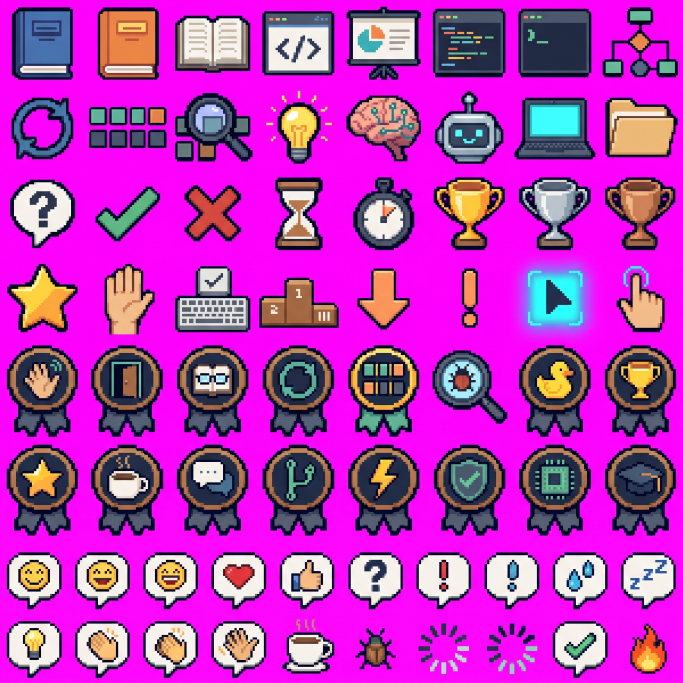
#> input picture assets/ui/items_all_in_one.jpg, 2048 x 2048 px (shown at 1/3 size)
$ python process_items.py
#> lines starting #> are read from the running program, lines starting #| are printed output that depends on the picture; after the words box and inside, x2 and y2 are one past the last pixel; in counts of white or black regions, pixels touching at a corner belong together
"""Sheet ikon/lencana/emote (assets/ui/items_all_in_one.jpg) -> sprite transparan satuan.

Latar magenta (JPEG berisik) dibuang; sprite dipisah per komponen (dilasi 10 px agar bagian yang terpisah,
mis. garis spinner, tetap satu sprite); diurutkan baris demi baris. 1 piksel seni ~ 7 px sumber.
Hasil: export/ui/items/{sprites_hd,sprites}/NN_nama.png + atlas.json
  sprites_hd : potongan resolusi penuh (untuk UI HTML/CSS; perbesar tajam dengan image-rendering: pixelated)
  sprites    : diperkecil 7x (resolusi seni asli, ± 24-40 px) untuk dipakai di dalam game
"""
import json
from pathlib import Path

import numpy as np
from PIL import Image
from scipy import ndimage as ndi

ROOT = Path(__file__).resolve().parents[1]
SRC = ROOT / "assets" / "ui" / "items_all_in_one.jpg"
OUT = ROOT / "export" / "ui" / "items"
PX = 7

NAMES = (
    "buku_biru buku_oranye buku_terbuka jendela_kode presentasi editor_kode terminal diagram_alir "
    "ulang kisi_tabel kaca_pembesar_tabel bohlam otak_sirkuit robot laptop folder "
    "tanya centang silang jam_pasir stopwatch piala_emas piala_perak piala_perunggu "
    "bintang tangan_angkat papan_ketik_centang podium panah_bawah seru kursor_sorot jari_sentuh "
    "lencana_salam lencana_pintu lencana_buku lencana_ulang lencana_tabel lencana_bug lencana_bebek lencana_piala "
    "lencana_bintang lencana_kopi lencana_obrolan lencana_cabang lencana_petir lencana_perisai lencana_cip lencana_toga "
    "emote_senyum emote_tawa emote_ceria emote_hati emote_jempol emote_tanya emote_seru emote_info emote_keringat emote_tidur "
    "emote_ide emote_tepuk emote_tepuk_2 emote_lambai kopi bug spinner_a spinner_b emote_centang api"
).split()

a = np.array(Image.open(SRC).convert("RGB")).astype(int)
r, g, b = a[..., 0], a[..., 1], a[..., 2]
magenta = (r > 150) & (b > 150) & (g < 120) & (np.abs(r - b) < 70)
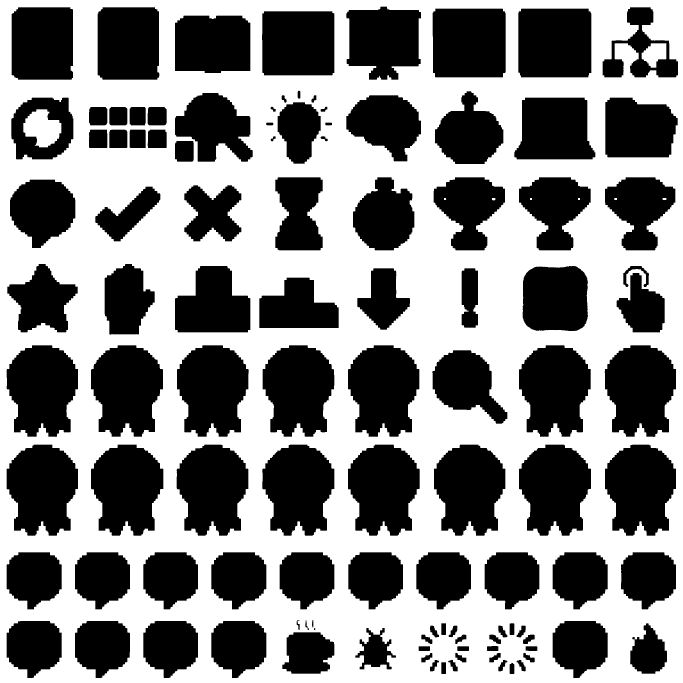
#> magenta: shape (2048, 2048) bool (shown at 1/3 size); 52.1% white; 112 black regions, largest, box (x1, y1, x2, y2) and area: (531, 1036, 746, 1310) 45647, (1814, 1036, 2028, 1311) 45566, (1044, 1036, 1258, 1310) 45560
alpha = ndi.binary_opening(~magenta, iterations=2)
#> alpha: shape (2048, 2048) bool; 47.7% white; 112 white regions, largest, box (x1, y1, x2, y2) and area: (531, 1036, 746, 1310) 45535, (1814, 1036, 2028, 1311) 45457, (1044, 1036, 1258, 1310) 45446
alpha = ndi.binary_erosion(alpha, iterations=2)                 # buang tepi merah muda sisa kompresi JPEG
#> alpha: shape (2048, 2048) bool; 45.1% white; 112 white regions (3 under 20 px), largest, box (x1, y1, x2, y2) and area: (533, 1038, 744, 1308) 43599, (1816, 1038, 2026, 1309) 43513, (1046, 1038, 1256, 1308) 43490
rgba = np.dstack([a.astype(np.uint8), (alpha * 255).astype(np.uint8)])

lab, n = ndi.label(ndi.binary_dilation(alpha, iterations=10))
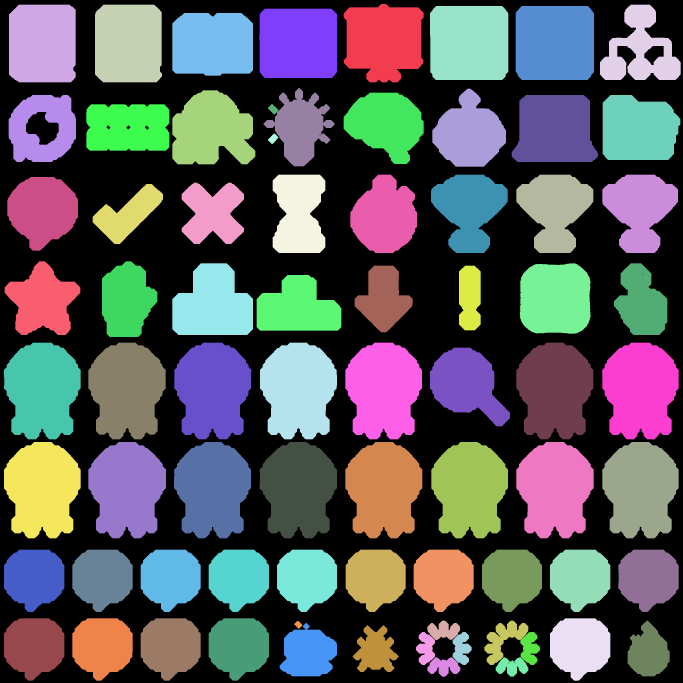
#> lab: shape (2048, 2048) int32 (shown at 1/3 size); 77 distinct labels, from 0 to 76; one colour per label, 0 black
#> n = 76
items = []
for i, sl in enumerate(ndi.find_objects(lab), 1):
    m = (lab[sl] == i) & alpha[sl]
    ys, xs = np.where(m)
    if len(ys) < 300:
        continue
    y0, y1, x0, x1 = sl[0].start + ys.min(), sl[0].start + ys.max() + 1, sl[1].start + xs.min(), sl[1].start + xs.max() + 1
    items.append({"x0": x0, "y0": y0, "x1": x1, "y1": y1, "cy": (y0 + y1) / 2, "cx": (x0 + x1) / 2, "id": i})
#> this loop made 76 passes
#> (y0, y1, x0, x1) on passes 1 to 12: (22, 237, 1041, 1261), (24, 237, 37, 217), (24, 237, 295, 476), (24, 230, 1810, 2032), (28, 230, 1300, 1515), (28, 230, 1557, 1772), (36, 224, 788, 1001), (49, 217, 527, 749), (274, 489, 800, 994), (276, 490, 1307, 1508), (281, 483, 527, 756), (288, 482, 1041, 1261)
#> pass 1, `m = (lab[sl] == i) & alpha[sl]`:
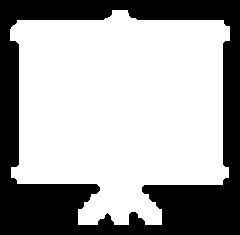
#> m: shape (235, 240) bool; 65.1% white; 1 black region, box (x1, y1, x2, y2) and area: (0, 0, 240, 235) 19701
#> after the loop:
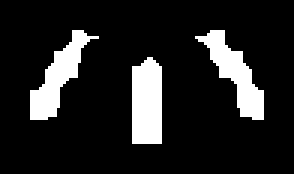
#> m: shape (58, 98) bool (shown 3 times larger); 13.7% white; 3 white regions, box (x1, y1, x2, y2) and area: (44, 19, 54, 48) 272, (65, 10, 88, 40) 255, (10, 10, 33, 40) 252
#> after the loop, items = 73 items

items.sort(key=lambda t: t["cy"])
rows, cur = [], [items[0]]                                     # kelompokkan per baris menurut gap tengah-y
#> rows = []
for t in items[1:]:
    if t["cy"] - np.mean([u["cy"] for u in cur]) > 110:
        rows.append(cur)
        cur = [t]
    else:
        cur.append(t)
#> this loop made 72 passes
#> after the loop, cur = 15 items; rows = 7 items
rows.append(cur)


def merge_row(row, gap=25):
    """Gabungkan komponen dalam satu baris yang rentang x-nya tumpang tindih/berdekatan (mis. garis spinner, uap kopi)."""
#> called with gap = 25
    row = sorted(row, key=lambda t: t["x0"])
    groups = [[row[0]]]
    for t in row[1:]:
        if t["x0"] - max(u["x1"] for u in groups[-1]) <= gap:
            groups[-1].append(t)
        else:
            groups.append([t])
    out = []
    for gp in groups:
        out.append({"x0": min(u["x0"] for u in gp), "y0": min(u["y0"] for u in gp), "x1": max(u["x1"] for u in gp),
                    "y1": max(u["y1"] for u in gp), "ids": [u["id"] for u in gp],
                    "cx": (min(u["x0"] for u in gp) + max(u["x1"] for u in gp)) / 2})
    return out


ordered = [t for row in rows for t in merge_row(row)]
#> ordered = 68 items
print("baris:", [len(r_) for r_ in rows], "total", len(ordered), "nama", len(NAMES))
#| baris: [8, 8, 8, 8, 8, 8, 10, 15] total 68 nama 68
if len(ordered) != len(NAMES):
    raise SystemExit("jumlah sprite tidak sama dengan daftar nama; periksa pemisahan")

for d in ("sprites_hd", "sprites"):
    (OUT / d).mkdir(parents=True, exist_ok=True)
    for f in (OUT / d).glob("*.png"):
        f.unlink()
atlas = []
for k, (t, nm) in enumerate(zip(ordered, NAMES), 1):
    sub = np.zeros_like(rgba[t["y0"]:t["y1"], t["x0"]:t["x1"]])
    mask = np.isin(lab[t["y0"]:t["y1"], t["x0"]:t["x1"]], t["ids"])
    sub[mask] = rgba[t["y0"]:t["y1"], t["x0"]:t["x1"]][mask]
    im = Image.fromarray(sub)
    im.save(OUT / "sprites_hd" / f"{k:02d}_{nm}.png")
    small = im.resize((max(1, round(im.width / PX)), max(1, round(im.height / PX))), Image.NEAREST)
    small.save(OUT / "sprites" / f"{k:02d}_{nm}.png")
    atlas.append({"id": k, "nama": nm, "x": int(t["x0"]), "y": int(t["y0"]), "w": im.width, "h": im.height,
                  "w1x": small.width, "h1x": small.height})
#> this loop made 68 passes
#> nm on passes 1 to 12: 'buku_biru', 'buku_oranye', 'buku_terbuka', 'jendela_kode', 'presentasi', 'editor_kode', 'terminal', 'diagram_alir', 'ulang', 'kisi_tabel', 'kaca_pembesar_tabel', 'bohlam'
#> pass 1, `mask = np.isin(lab[t["y0"]:t["y1"], t["x0"]:t["x1"]], t["ids"])`:
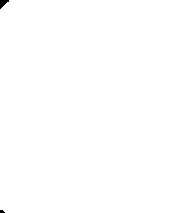
#> mask: shape (213, 180) bool; 99.8% white; 2 black regions (1 under 20 px), largest, box (x1, y1, x2, y2) and area: (0, 0, 9, 9) 46
#> pass 1, `small = im.resize((max(1, round(im.width / PX)), max(1, round(im.heigh..`:
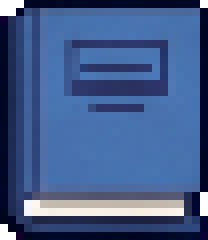
#> small: PIL image 26x30 RGBA (shown 8 times larger); mean R, G, B, A 65.1, 88.2, 137.9, 251.1; transparent parts drawn white
#> after the loop:
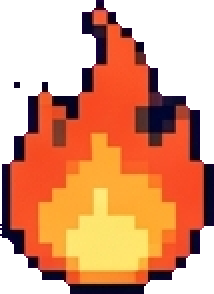
#> im: PIL image 107x147 RGBA (shown 2 times larger); mean R, G, B, A 162.5, 66.4, 68.1, 163.3; transparent parts drawn white
#> after the loop, atlas = 68 items
(OUT / "atlas.json").write_text(json.dumps({"sumber": SRC.name, "pxSumber": PX, "sprite": atlas}, indent=1), encoding="utf-8")
print("sprite", len(atlas), "->", OUT)
#| sprite 68 -> export/ui/items
